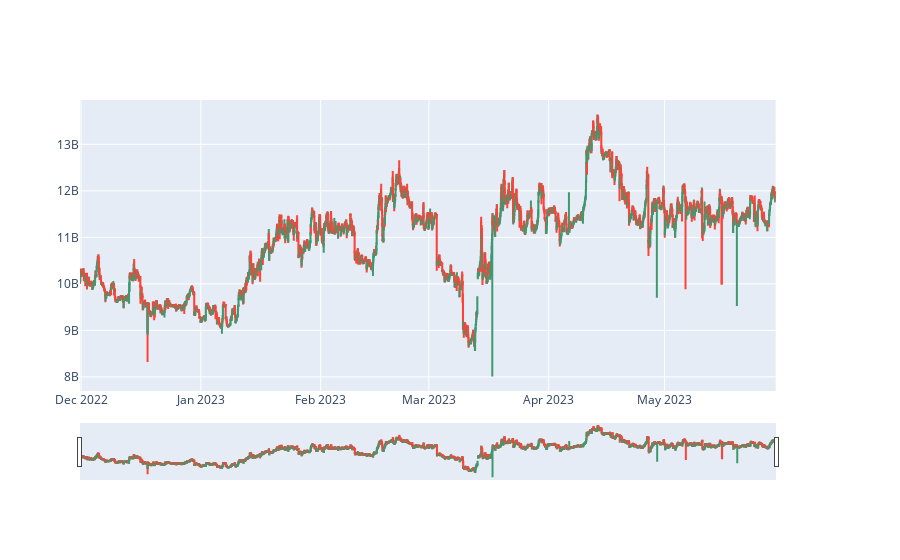

The code cell stored with this chart in its notebook:
### Code cell
# create subplots with two y-axes
fig = make_subplots(specs=[[{"secondary_y": True}]])

# add the trace for the close data to the first y-axis
fig.add_trace(go.Candlestick(
    x=pd.to_datetime(df['t'], unit='ms'),
    open=df['o'],
    high=df['h'],
    low=df['l'],
    close=df['c'],
    name='Close')
)

### Figure 1 — Plotly figure (JSON) as saved in the notebook; plotly's stock layout.template omitted (floating-point values rounded to 4 significant figures; data arrays with more than 128 entries replaced by an {"elided": "..."} marker saying what was removed)
{"data": [{"close": {"elided": "4320 int values"}, "high": {"elided": "4320 int values"}, "low": {"elided": "4320 int values"}, "name": "Close", "open": {"elided": "4320 int values"}, "type": "candlestick", "x": {"elided": "4320 str values"}}], "layout": {"xaxis": {"anchor": "y", "domain": [0, 0.94]}, "yaxis": {"anchor": "x", "domain": [0, 1]}, "yaxis2": {"anchor": "x", "overlaying": "y", "side": "right"}}}
